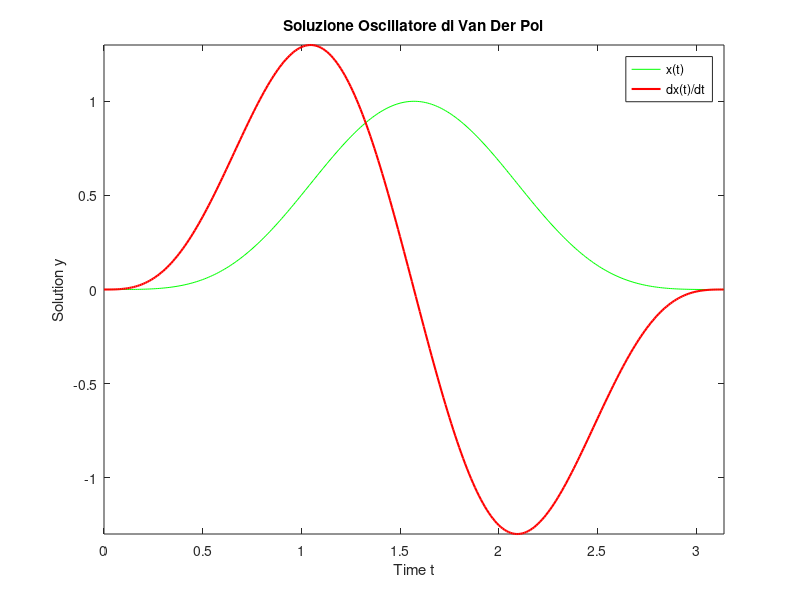

Source code (MATLAB):
%% Equazione di van der pol
%% x'' - mu * (1 - x^2) * x' + x = 0
%%
%% forzante
%% f(t) = y''(1,t) - mu * (1 - y(1, t) ^ 2) + y(1, t) = 0
%%
%% le pongo uguali visto che sono entrambe uguali a zero
%% x'' - mu * (1 - x^2) * x' + x = y''(1,t) - mu * (1 - y(1, t) ^ 2) + y(1, t)
%%
%% le riscrivo come segue
%% x'' - mu * (1 - x^2) * x' + x = f(t)
%%
%% porto al secono membro
%% x'' = f(t) - mu * (1 - x^2) * x' + x
%%
%% sistema di equazioni
%% equazione del secondo ordine
%% y'' = mu * (1 - y^2) * y' - y + f
%%
%% sistema del primo ordine
%% d y(1)  / dt = y(2)
%% d y(2)  / dt = mu * (1 - y(1)^2) * y(2) - y(1) + f
%%
%% soluzione esatta (scelta arbitrariamente)
%%
%% y (t, 1)  = sin (t) .^ 4
%% y (t, 2)  = y' (t, 1) = 4 * sin (t) .^ 3 .* cos (t)
%% y'(t, 2)  = y''(t, 1) = 4 * (3 * sin (t) ^ 2 * cos (t) ^2 - sin (t) ^ 4)

clc
clear all
close all
figure
tspan = [0,pi];

x   = @(t) sin (t) .^ 4;
xp  = @(t) 4 * sin (t) .^ 3 .* cos (t);
xpp = @(t) 4 * (3 * sin (t) .^ 2 .* cos (t) .^2 - sin (t) .^ 4);
mu  = 1;
f   = @(t) xpp(t) - mu * (1 - x(t).^2) .* xp(t) + x(t);
vdp = @(t, y) [y(2); mu*(1-y(1)^2)*y(2)-y(1)+f(t)];

t = tspan(1):0.01:tspan(2)
plot (t, x(t),'g', t, xp(t),'r','LineWidth',1.5)
title ('Soluzione Oscillatore di Van Der Pol')
xlabel('Time t');
ylabel('Solution y');
legend('x(t)','dx(t)/dt')
axis([tspan(1) tspan(2) -inf inf])
